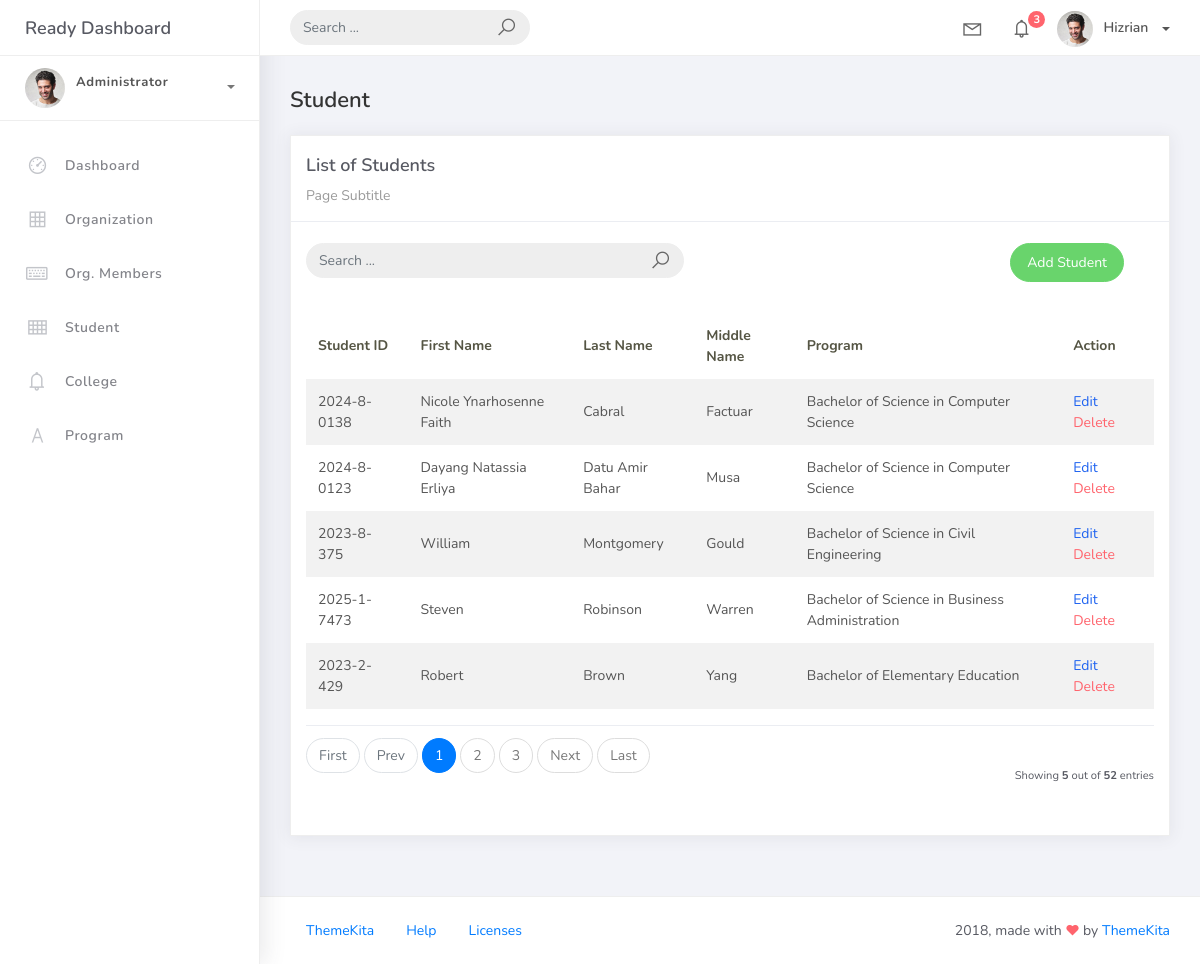
Page /student_list/ on the earlier database version.
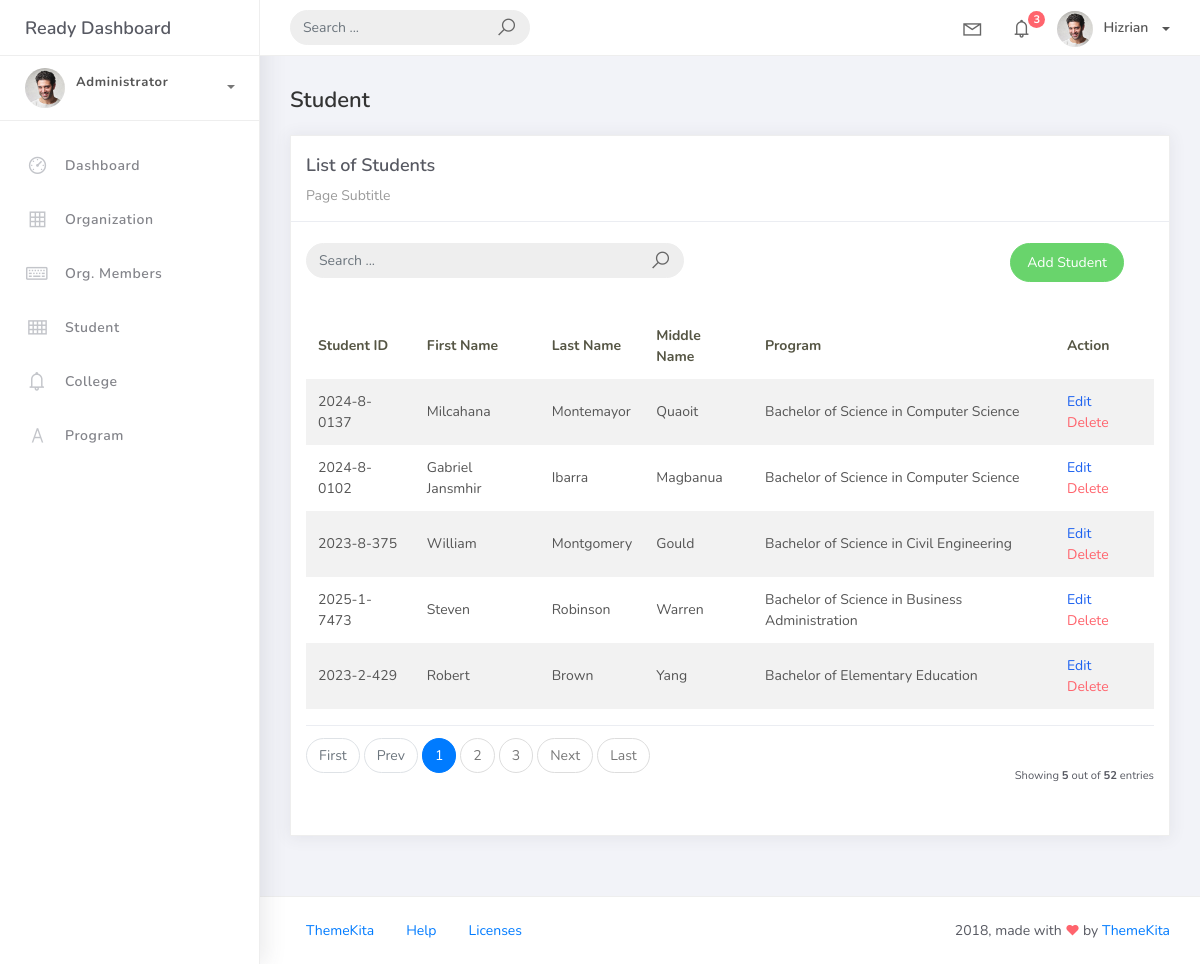
Same page on the later database version.
### studentorg/models.py (models this page shows, shortened)
class BaseModel(models.Model):
    created_at = models.DateTimeField(auto_now_add=True, db_index=True)
    updated_at = models.DateTimeField(auto_now=True)
    class Meta:
        abstract = True

class Student(BaseModel):
    student_id = models.CharField(max_length=15)
    lastname = models.CharField(max_length=25)
    firstname = models.CharField(max_length=25)
    middlename = models.CharField(max_length=25, blank=True, null=True)
    program = models.ForeignKey(Program, on_delete=models.CASCADE)

class Program(BaseModel):
    prog_name = models.CharField(max_length=150)
    college = models.ForeignKey(College, on_delete=models.CASCADE)
    def __str__(self):
        return self.prog_name

### studentorg/views.py (the view, shortened to what this page needs)
# urls.py: path('student_list/', StudentList.as_view(), name='student-list'),
class StudentList(ListView):
    model = Student
    context_object_name = 'student'
    template_name = 'student_list.html'
    paginate_by = 5
    def get_queryset(self):
        qs = super().get_queryset()
        query = self.request.GET.get('q')
        return qs

### templates/student_list.html
{% extends 'base.html' %}
{% load static %}
{% block content %}
<div class="content">
    <div class="container-fluid">
        <h4 class="page-title">Student</h4>
        <div class="row">
            <div class="col-md-12">
                <div class="card">
                    <div class="card-header">
                        <div class="card-title">List of Students</div>
                        <div class="card-category">Page Subtitle</div>
                    </div>
                    <br />
                    <div class="col-md-12 row">
                        <div class="col-md-6">
                            <form class="navbar-left navbar-form nav-search mr-md-3" method="get" action="{% url 'student-list' %}">
                                <div class="input-group">
                                    <input type="text" placeholder="Search ..." class="form-control" name="q" />
                                    <div class="input-group-append">
                                        <span class="input-group-text">
                                            <i class="la la-search search-icon"></i>
                                        </span>
                                    </div>
                                </div>
                            </form>
                        </div>
                        <div class="col-md-6">
                            <div class="pull-right">
                                <a href="{% url 'student-add' %}" class="btn btn-success btn-rounded">Add Student</a>
                            </div>
                        </div>
                    </div>
                    <div class="card-body">
                        <table class="table table-striped mt-3">
                            <thead>
                                <tr>
                                    <th scope="col">Student ID</th>
                                    <th scope="col">First Name</th>
                                    <th scope="col">Last Name</th>
                                    <th scope="col">Middle Name</th>
                                    <th scope="col">Program</th>
                                    <th scope="col">Action</th>
                                </tr>
                            </thead>
                            <tbody>
                                {% for object in object_list %}
                                <tr>
                                    <td>{{ object.student_id }}</td>
                                    <td>{{ object.firstname }}</td>
                                    <td>{{ object.lastname }}</td>
                                    <td>{{ object.middlename }}</td>
                                    <td>{{ object.program }}</td>
                                    <td>
                                        <a href="{% url 'student-update' object.id %}" class="text-primary mr-2">Edit</a>
                                        <a href="{% url 'student-delete' object.id %}" class="text-danger">Delete</a>
                                    </td>
                                </tr>
                                {% empty %}
                                <tr>
                                    <td colspan="6" style="text-align: center">
                                        <p class="text-sm font-weight-bold mb-0">No Records Found</p>
                                    </td>
                                </tr>
                                {% endfor %}
                            </tbody>
                        </table>
                        {% include 'includes/pagination.html' %}
                    </div>
                </div>
            </div>
        </div>
    </div>
</div>
{% endblock %}

### templates/base.html (shortened to what this page needs)
{% load static %}
<!DOCTYPE html>
<html>
<head>
    <link rel="stylesheet" href="{% static 'css/bootstrap.min.css' %}">
    <link rel="stylesheet" href="{% static 'css/ready.css' %}">
    <link rel="stylesheet" href="{% static 'css/demo.css' %}">
</head>
<body>
    <div class="wrapper">
        <div class="main-header">
            <div class="logo-header">
                <a href="{% url 'home' %}" class="logo">
                    Ready Dashboard
                </a>
            </div>
            <nav class="navbar navbar-header navbar-expand-lg">
                <div class="container-fluid">
                    <form class="navbar-left navbar-form nav-search mr-md-3" action="">
                        <div class="input-group">
                            <input type="text" placeholder="Search ..." class="form-control">
                            <div class="input-group-append">
                                <span class="input-group-text">
                                    <i class="la la-search search-icon"></i>
                                </span>
                            </div>
                        </div>
                    </form>
                    <ul class="navbar-nav topbar-nav ml-md-auto align-items-center">
                        <li class="nav-item dropdown hidden-caret">
                            <a class="nav-link dropdown-toggle" href="#" id="navbarDropdown" role="button" data-toggle="dropdown" aria-haspopup="true" aria-expanded="false">
                                <i class="la la-envelope"></i>
                            </a>
                        </li>
                        <li class="nav-item dropdown hidden-caret">
                            <a class="nav-link dropdown-toggle" href="#" id="navbarDropdown" role="button" data-toggle="dropdown" aria-haspopup="true" aria-expanded="false">
                                <i class="la la-bell"></i>
                                <span class="notification">3</span>
                            </a>
                        </li>
                        <li class="nav-item dropdown">
                            <a class="dropdown-toggle profile-pic" data-toggle="dropdown" href="#" aria-expanded="false"> <img src="{% static 'img/profile.jpg' %}" alt="user-img" width="36" class="img-circle"><span>Hizrian</span> </a>
                        </li>
                    </ul>
                </div>
            </nav>
        </div>
        <div class="sidebar">
            <div class="scrollbar-inner sidebar-wrapper">
                <div class="user">
                    <div class="photo">
                        <img src="{% static 'img/profile.jpg' %}">
                    </div>
                    <div class="info">
                        <a class="" data-toggle="collapse" href="#collapseExample" aria-expanded="true">
                            <span>
                                <span class="user-level">Administrator</span>
                                <span class="caret"></span>
                            </span>
                        </a>
                        <div class="clearfix"></div>
                    </div>
                </div>
                <ul class="nav">
                    <li class="nav-item">
                        <a href="{% url 'home' %}">
                            <i class="la la-dashboard"></i>
                            <p>Dashboard</p>
                        </a>
                    </li>
                    <li class="nav-item">
                        <a href="{% url 'organization-list' %}">
                            <i class="la la-table"></i>
                            <p>Organization</p>
                        </a>
                    </li>
                    <li class="nav-item">
                        <a href="{% url 'orgmember-list' %}">
                            <i class="la la-keyboard-o"></i>
                            <p>Org. Members</p>
                        </a>
                    </li>
                    <li class="nav-item">
                        <a href="{% url 'student-list' %}">
                            <i class="la la-th"></i>
                            <p>Student</p>
                        </a>
                    </li>
                    <li class="nav-item">
                        <a href="{% url 'college-list' %}">
                            <i class="la la-bell"></i>
                            <p>College</p>
                        </a>
                    </li>
                    <li class="nav-item">
                        <a href="{% url 'program-list' %}">
                            <i class="la la-font"></i>
                            <p>Program</p>
                        </a>
                    </li>
                </ul>
            </div>
        </div>
        <div class="main-panel">
            {% block content %}{% endblock %}
            <footer class="footer">
                <div class="container-fluid">
                    <nav class="pull-left">
                        <ul class="nav">
                            <li class="nav-item">
                                <a class="nav-link" href="http://www.themekita.com">
                                    ThemeKita
                                </a>
                            </li>
                            <li class="nav-item">
                                <a class="nav-link" href="#">
                                    Help
                                </a>
                            </li>
                            <li class="nav-item">
                                <a class="nav-link" href="https://themewagon.com/license/#free-item">
                                    Licenses
                                </a>
                            </li>
                        </ul>
                    </nav>
                    <div class="copyright ml-auto">
                        2018, made with <i class="la la-heart heart text-danger"></i> by <a href="http://www.themekita.com">ThemeKita</a>
                    </div>
                </div>
            </footer>
        </div>
    </div>
</body>
</html>

### templates/includes/pagination.html
{% if is_paginated %}
<div class="card-footer px-0 border-0 d-flex flex-column flex-lg-row align-items-center justify-content-between mt-3">
  <nav aria-label="Topics pagination" class="mb-4">
    <ul class="pagination">
      {% if page_obj.number > 1 %}
      <li class="page-item"><a class="page-link" href="?page=1">First</a></li>
      {% else %}
      <li class="page-item disabled"><span class="page-link">First</span></li>
      {% endif %}
      {% if page_obj.has_previous %}
      <li class="page-item"><a class="page-link" href="?page={{ page_obj.previous_page_number }}">Prev</a></li>
      {% else %}
      <li class="page-item disabled"><span class="page-link">Prev</span></li>
      {% endif %}
      {% for page_num in paginator.page_range %}
        {% if page_obj.number == page_num %}
        <li class="page-item active"><span class="page-link">{{ page_num }} <span class="sr-only">(current)</span></span></li>
        {% elif page_num > page_obj.number|add:'-3' and page_num < page_obj.number|add:'3' %}
        <li class="page-item"><a class="page-link" href="?page={{ page_num }}">{{ page_num }}</a></li>
        {% endif %}
      {% endfor %}
      {% if page_obj.has_next %}
      <li class="page-item"><a class="page-link" href="?page={{ page_obj.next_page_number }}">Next</a></li>
      {% else %}
      <li class="page-item disabled"><span class="page-link">Next</span></li>
      {% endif %}
      {% if page_obj.number != paginator.num_pages %}
      <li class="page-item"><a class="page-link" href="?page={{ paginator.num_pages }}">Last</a></li>
      {% else %}
      <li class="page-item disabled"><span class="page-link">Last</span></li>
      {% endif %}
    </ul>
  </nav>
  <div class="fw-normal small mt-4 mt-lg-0">
    Showing <b>{{ object_list.count }}</b> out of <b>{{ paginator.count }}</b> entries
  </div>
</div>
{% endif %}

Differences in the rows shown:
changed Student: student_id "2024-8-0138" → "2024-8-0137"; firstname "Nicole Ynarhosenne Faith" → "Milcahana"; lastname "Cabral" → "Montemayor"; middlename "Factuar" → "Quaoit"
changed Student: student_id "2024-8-0123" → "2024-8-0102"; firstname "Dayang Natassia Erliya" → "Gabriel Jansmhir"; lastname "Datu Amir Bahar" → "Ibarra"; middlename "Musa" → "Magbanua"
